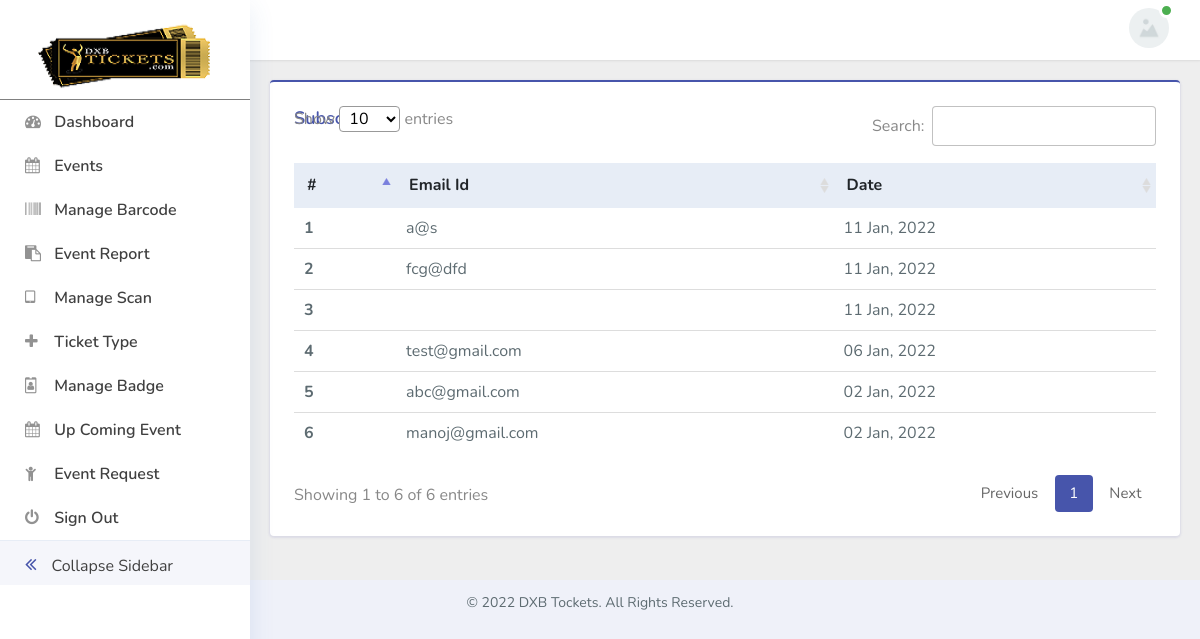
The page /admin/subscription.php (signed in) on the database its author committed.
### tables this page shows
CREATE TABLE IF NOT EXISTS `news_letter` (
  `NL_Id` int(100) NOT NULL AUTO_INCREMENT,
  `EmailID` varchar(100) DEFAULT NULL,
  `Status` tinyint(1) DEFAULT NULL,
  `DateCreate` datetime DEFAULT NULL,
  PRIMARY KEY (`NL_Id`)
);

### admin/subscription.php (the view, shortened to what this page needs)
<?php
    require_once '../config/connection.php';
    require_once './pages/link.php';
    require_once './pages/sidebar.php';
    require_once './pages/header.php';
?>
<div class="main-content">
    <div class="container-fluid content-top-gap">
        <div class="data-tables">
            <div class="row">
                <div class="col-lg-12 mb-4">
                    <div class="card card_border p-4 border-primary-top">
                        <h3 class="card__title position-absolute">Subscription</h3>
                        <div class="table-responsive">
                            <table id="meastroTable" class="display" style="width:100%">
                                <thead>
                                    <tr>
                                        <th>#</th>
                                        <th>Email Id</th>
                                        <th>Date</th>
                                    </tr>
                                </thead>
                                <tbody>
                                    <?php
                                        $resd6 = mysqli_query($conn, "SELECT * FROM news_letter ORDER BY NL_Id DESC");
                                        if (mysqli_num_rows($resd6) > 0) {
                                            $count = 1;
                                            while($rowd6 = mysqli_fetch_assoc($resd6)) {
                                                echo "<tr>";
                                                echo "<th>".$count."</th>";
                                                echo "<td>".$rowd6['EmailID']."</td>";
                                                echo "<td>".date_format(date_create($rowd6['DateCreate']), 'd M, Y') . "</td>";
                                                echo "</tr>";
                                                $count++;
                                            }
                                        }
                                    ?>
                                </tbody>
                            </table>
                        </div>
                    </div>
                </div>
            </div>
        </div>
    </div>
</div>
<?php
    require_once './pages/footer.php';
?>

### rows shown on the page
news_letter: EmailID "a@s", DateCreate "11 Jan, 2022"
news_letter: EmailID "fcg@dfd", DateCreate "11 Jan, 2022"
news_letter: DateCreate "11 Jan, 2022"
news_letter: EmailID "test@gmail.com", DateCreate "06 Jan, 2022"
news_letter: EmailID "abc@gmail.com", DateCreate "02 Jan, 2022"
news_letter: EmailID "manoj@gmail.com", DateCreate "02 Jan, 2022"
